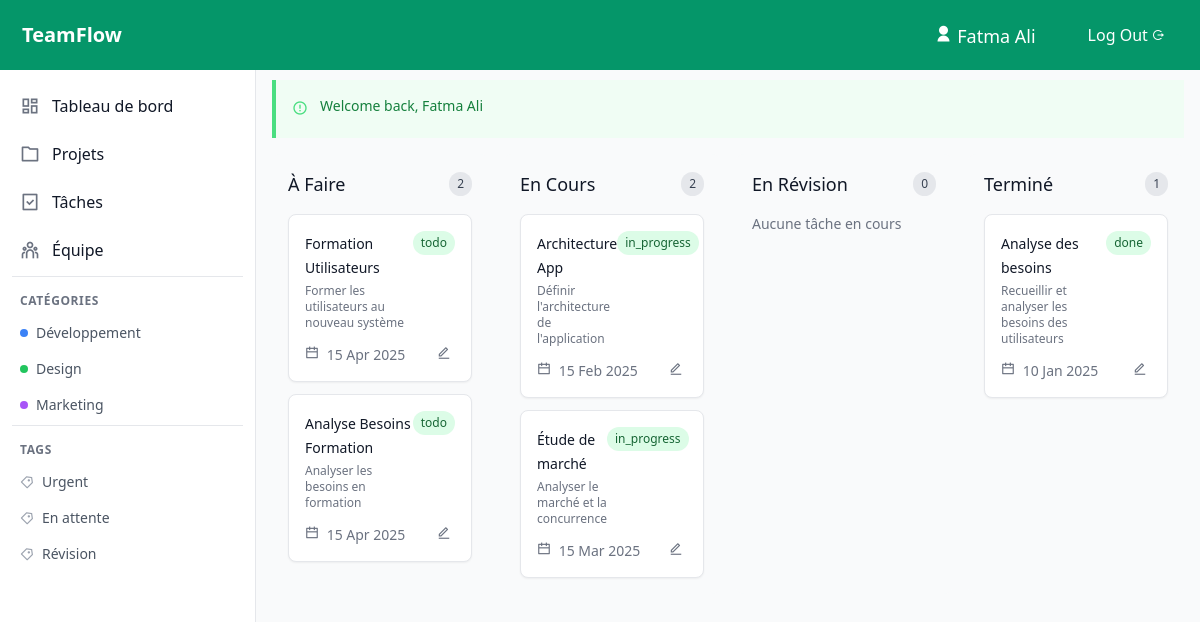
/tasks (signed in), run on the app's committed database.
### tables this page shows
CREATE TABLE IF NOT EXISTS tasks (
    id INT NOT NULL AUTO_INCREMENT,
    title VARCHAR(100) NOT NULL,
    description TEXT,
    project_id INT NOT NULL,
    status ENUM('todo', 'in_progress', 'review', 'done') DEFAULT 'todo',
    due_date DATE,
    created_at DATETIME DEFAULT CURRENT_TIMESTAMP,
    PRIMARY KEY (id),
    FOREIGN KEY (project_id) REFERENCES projects(id) ON DELETE CASCADE
);

### views/tasks.php (called while the page is built, shortened)
<?php
include 'layouts/app.php';
?>

### controllers/BaseController.php (called while the page is built, shortened)
<?php
class BaseController {
    protected $user;
    public function __construct() {
        $this->db = new Database();
    }
    protected function checkSession() {
        if (isset($_SESSION['user'])) {
            $this->user = $_SESSION['user'];
        }
    }
    protected function isLoggedIn() {
        return isset($_SESSION['user']) && !empty($_SESSION['user']);
    }
    protected function render($view, $data = []) {
        $data['user'] = $this->user;
        $data['isLoggedIn'] = $this->isLoggedIn();
        extract($data);
        require "views/{$view}.php";
    }
}

### index.php (called while the page is built, shortened)
<?php
require_once "models/Database.php";
$db = new Database();
$router = new Router($db);
$router->resolve($_SERVER['REQUEST_URI']);

### models/Database.php (called while the page is built, shortened)
<?php
class Database
{
    public $connection;
    public function __construct()
    {
        $this->dsn = "mysql:host=" . HOST . ";port=" . PORT . ";dbname=" . DBNAME;
        try {
            $this->connection = new PDO($this->dsn, USER, PASSWORD);
            $this->connection->setAttribute(PDO::ATTR_DEFAULT_FETCH_MODE, PDO::FETCH_ASSOC);
            $this->connection->setAttribute(PDO::ATTR_ERRMODE, PDO::ERRMODE_EXCEPTION);
        } catch (PDOException $e) {
            if ($e->getCode() == 1049) {
                header('location: views/support/createDB.php');
            } else {
                error_log("Database Connection Error: " . $e->getMessage());
            }
        }
    }
    public function query($query,$param = [])
    {
        try {
            $statement = $this->connection->prepare($query);
            $statement->execute($param);
            return $statement;
        } catch (PDOException $e) {
            echo "Query failed: " . $e->getMessage();
        }
    }
}

### models/Task.php (called while the page is built, shortened)
<?php
class Task {
    private $conn;
    private $table = 'tasks';
    public function __construct($db) {
        $this->conn = $db;
    }
    public function getTasksByUser($user_id ,$task_status = 'all') {
        $query = "SELECT t.*
                FROM " . $this->table . " t
                JOIN task_users tu ON t.id = tu.task_id
                WHERE tu.user_id = :user_id";
        $params = ['user_id' => $user_id];
        if ($task_status !== 'all') {
            $query .= " AND t.status = :task_status";
            $params = ['user_id' => $user_id, 'task_status' => $task_status];
        }
        return $this->conn->query($query, $params);
    }
}

### views/pages/tasks_content.php (the view, shortened to what this page needs)
<div class="space-y-6">
    <div class="grid grid-cols-1 md:grid-cols-2 lg:grid-cols-4 gap-4">
        <div class="bg-gray-50 p-4 rounded-lg">
            <div class="flex items-center justify-between mb-4">
                <h3 class="text-lg font-medium text-gray-900">À Faire</h3>
                <span class="px-2 py-1 text-xs font-medium bg-gray-200 text-gray-700 rounded-full"><?=count($tasks['todo']); ?></span>
            </div>
            <div class="space-y-3">
                <?php if(empty($tasks['todo'])):?>
                    <p class="text-sm text-gray-500">Aucune tâche en cours</p>
                <?php else:?>
                    <?php foreach ($tasks['todo'] as $task): ?>
                    <div class="bg-white p-4 rounded-lg shadow-sm border border-gray-200">
                        <div class="flex justify-between items-start mb-3">
                            <div>
                                <a href="#" onclick="showTaskDetails(<?= $task['id'] ?>)" class="text-sm font-medium text-gray-900 hover:text-indigo-600">
                                    <?= htmlspecialchars($task['title']) ?>
                                </a>
                                <p class="text-xs text-gray-500 mt-1"><?=$task['description']?></p>
                            </div>
                            <span class="px-2 py-1 text-xs font-medium rounded-full bg-green-100 text-green-800"><?=$task['status']?></span>
                        </div>
                        <div class="flex items-center justify-between text-sm">
                            <div class="flex items-center justify-between space-x-3 w-full">
                                <span class="text-gray-500">
                                    <i class="ri-calendar-line mr-1"></i>
                                    <?= date('d M Y', strtotime($task['due_date'])); ?>
                                </span>
                                <?php if(isset($project)):?>
                                <div>
                                <button onclick="confirmDelete(<?= $task['id'] ?>)" class="text-gray-500">
                                    <i class="ri-delete-bin-line mr-1"></i>
                                </button >
                                <button onclick="editTask(<?= $task['id'] ?>)" class="text-gray-500">
                                    <i class="ri-edit-line mr-1"></i>
                                </button >
                                </div>
                                <?php else:?>
                                    <button onclick="editStatus(<?= $task['id'] ?>)" class="text-gray-500">
                                       <i class="ri-edit-line mr-1"></i>
                                    </button >
                                <?php endif;?>
                            </div>
                        </div>
                    </div>
                <?php endforeach;?>
               <?php endif;?>
            </div>
        </div>
        <div class="bg-gray-50 p-4 rounded-lg">
            <div class="flex items-center justify-between mb-4">
                <h3 class="text-lg font-medium text-gray-900">En Cours</h3>
                <span class="px-2 py-1 text-xs font-medium bg-gray-200 text-gray-700 rounded-full"><?=count($tasks['doing']); ?></span>
            </div>
            <div class="space-y-3">
            <?php if(empty($tasks['doing'])):?>
                    <p class="text-sm text-gray-500">Aucune tâche en cours</p>
                <?php else:?>
                    <?php foreach ($tasks['doing'] as $task): ?>
                    <div class="bg-white p-4 rounded-lg shadow-sm border border-gray-200">
                        <div class="flex justify-between items-start mb-3">
                            <div>
                                <a href="#" onclick="showTaskDetails(<?= $task['id'] ?>)" class="text-sm font-medium text-gray-900 hover:text-indigo-600">
                                    <?= htmlspecialchars($task['title']) ?>
                                </a>
                                <p class="text-xs text-gray-500 mt-1"><?=$task['description']?></p>
                            </div>
                            <span class="px-2 py-1 text-xs font-medium rounded-full bg-green-100 text-green-800"><?=$task['status']?></span>
                        </div>
                        <div class="flex items-center justify-between text-sm">
                            <div class="flex items-center justify-between space-x-3 w-full">
                                <span class="text-gray-500">
                                    <i class="ri-calendar-line mr-1"></i>
                                    <?= date('d M Y', strtotime($task['due_date'])); ?>
                                </span>
                                <?php if(isset($project)):?>
                                <div>
                                <button onclick="confirmDelete(<?= $task['id'] ?>)" class="text-gray-500">
                                    <i class="ri-delete-bin-line mr-1"></i>
                                </button >
                                <button onclick="editTask(<?= $task['id'] ?>)" class="text-gray-500">
                                    <i class="ri-edit-line mr-1"></i>
                                </button >
                                </div>
                                <?php else:?>
                                    <button onclick="editStatus(<?= $task['id'] ?>)" class="text-gray-500">
                                       <i class="ri-edit-line mr-1"></i>
                                    </button >
                                <?php endif;?>
                            </div>
                        </div>
                    </div>
                <?php endforeach;?>
               <?php endif;?>
            </div>
        </div>
        <div class="bg-gray-50 p-4 rounded-lg">
            <div class="flex items-center justify-between mb-4">
                <h3 class="text-lg font-medium text-gray-900">En Révision</h3>
                <span class="px-2 py-1 text-xs font-medium bg-gray-200 text-gray-700 rounded-full"><?=count($tasks['review']); ?></span>
            </div>
            <div class="space-y-3">
            <?php if(empty($tasks['review'])):?>
                    <p class="text-sm text-gray-500">Aucune tâche en cours</p>
               <?php endif;?>
            </div>
        </div>
        <div class="bg-gray-50 p-4 rounded-lg">
            <div class="flex items-center justify-between mb-4">
                <h3 class="text-lg font-medium text-gray-900">Terminé</h3>
                <span class="px-2 py-1 text-xs font-medium bg-gray-200 text-gray-700 rounded-full"><?=count($tasks['done']); ?></span>
            </div>
            <div class="space-y-3">
            <?php if(empty($tasks['done'])):?>
                    <p class="text-sm text-gray-500">Aucune tâche en cours</p>
                <?php else:?>
                    <?php foreach ($tasks['done'] as $task): ?>
                    <div class="bg-white p-4 rounded-lg shadow-sm border border-gray-200">
                        <div class="flex justify-between items-start mb-3">
                            <div>
                                <a href="#" onclick="showTaskDetails(<?= $task['id'] ?>)" class="text-sm font-medium text-gray-900 hover:text-indigo-600">
                                    <?= htmlspecialchars($task['title']) ?>
                                </a>
                                <p class="text-xs text-gray-500 mt-1"><?=$task['description']?></p>
                            </div>
                            <span class="px-2 py-1 text-xs font-medium rounded-full bg-green-100 text-green-800"><?=$task['status']?></span>
                        </div>
                        <div class="flex items-center justify-between text-sm">
                            <div class="flex items-center justify-between space-x-3 w-full">
                                <span class="text-gray-500">
                                    <i class="ri-calendar-line mr-1"></i>
                                    <?= date('d M Y', strtotime($task['due_date'])); ?>
                                </span>
                                <?php if(isset($project)):?>
                                <div>
                                <button onclick="confirmDelete(<?= $task['id'] ?>)" class="text-gray-500">
                                    <i class="ri-delete-bin-line mr-1"></i>
                                </button >
                                <button onclick="editTask(<?= $task['id'] ?>)" class="text-gray-500">
                                    <i class="ri-edit-line mr-1"></i>
                                </button >
                                </div>
                                <?php else:?>
                                    <button onclick="editStatus(<?= $task['id'] ?>)" class="text-gray-500">
                                       <i class="ri-edit-line mr-1"></i>
                                    </button >
                                <?php endif;?>
                            </div>
                        </div>
                    </div>
                <?php endforeach;?>
               <?php endif;?>
            </div>
        </div>
    </div>
</div>

### data on the page
tasks: title "Formation Utilisateurs", description "Former les utilisateurs au nouveau système", status "todo", due_date "15 Apr 2025"
tasks: title "Analyse Besoins Formation", description "Analyser les besoins en formation", status "todo", due_date "15 Apr 2025"
tasks: title "Architecture App", description "Définir l'architecture de l'application", status "in_progress", due_date "15 Feb 2025"
tasks: title "Étude de marché", description "Analyser le marché et la concurrence", status "in_progress", due_date "15 Mar 2025"
tasks: title "Analyse des besoins", description "Recueillir et analyser les besoins des utilisateurs", status "done", due_date "10 Jan 2025"

### other printed values
$_SESSION['user']['name'] "Fatma Ali"
$_SESSION['message'] "Welcome back, Fatma Ali"
count($tasks['todo']) "2"
count($tasks['doing']) "2"
count($tasks['review']) "0"
count($tasks['done']) "1"
